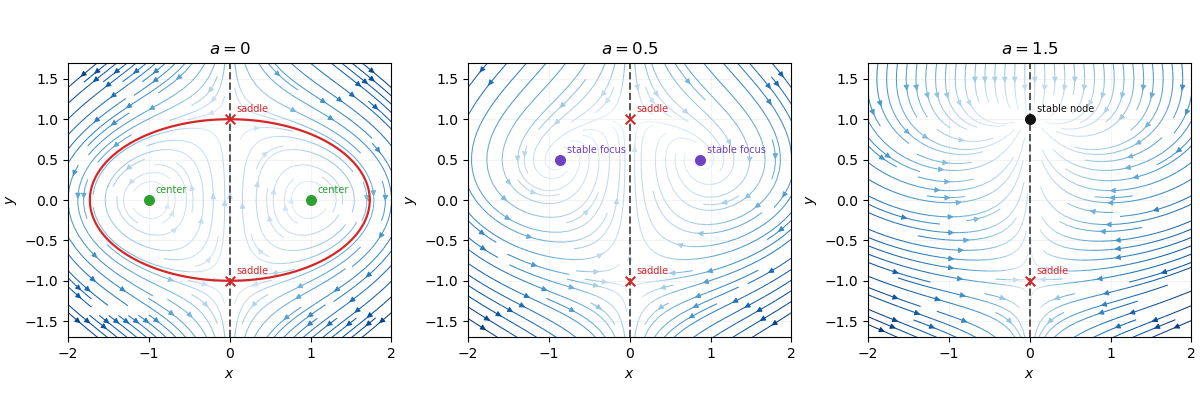

The script that drew this image:
#!/usr/bin/env python3
"""Generate the three phase portraits required by 2018 Part II Paper 1, Q31."""

from pathlib import Path

import matplotlib.pyplot as plt
import numpy as np


def vector_field(a, x, y):
    return 2 * x * (y - a), 1 - x**2 - y**2


fig, axes = plt.subplots(1, 3, figsize=(12, 4), constrained_layout=True)
x = np.linspace(-2.0, 2.0, 260)
y = np.linspace(-1.7, 1.7, 230)
X, Y = np.meshgrid(x, y)

for ax, a in zip(axes, (0.0, 0.5, 1.5)):
    U, V = vector_field(a, X, Y)
    speed = np.hypot(U, V)
    ax.streamplot(
        X,
        Y,
        U,
        V,
        density=1.15,
        color=np.log1p(speed),
        cmap="Blues",
        linewidth=0.75,
        arrowsize=0.8,
    )
    ax.axvline(0, color="#555555", linewidth=1.4, linestyle="--", label="invariant $x=0$")
    fixed = [(0.0, 1.0, "saddle" if a < 1 else "stable node"), (0.0, -1.0, "saddle")]
    if abs(a) < 1:
        q = np.sqrt(1 - a * a)
        kind = "center" if a == 0 else "stable focus"
        fixed.extend([(-q, a, kind), (q, a, kind)])
    for fx, fy, kind in fixed:
        color = {"saddle": "#d62728", "center": "#2ca02c", "stable focus": "#6f42c1", "stable node": "#111111"}[kind]
        marker = "x" if kind == "saddle" else "o"
        ax.scatter([fx], [fy], color=color, marker=marker, s=48, zorder=6)
        ax.annotate(kind, (fx, fy), xytext=(5, 5), textcoords="offset points", fontsize=7, color=color)
    if a == 0:
        t = np.linspace(0, 2 * np.pi, 500)
        ax.plot(np.sqrt(3) * np.cos(t), np.sin(t), color="#d62728", linewidth=1.6, label="$H=0$ separatrix")
    ax.set_title(f"$a={a:g}$")
    ax.set_xlim(-2, 2)
    ax.set_ylim(-1.7, 1.7)
    ax.set_xlabel("$x$")
    ax.set_ylabel("$y$")
    ax.set_aspect("equal")
    ax.grid(alpha=0.15)

output = Path(Path(__file__).stem + ".png")
fig.savefig(output, dpi=100, facecolor="white")
plt.close(fig)
